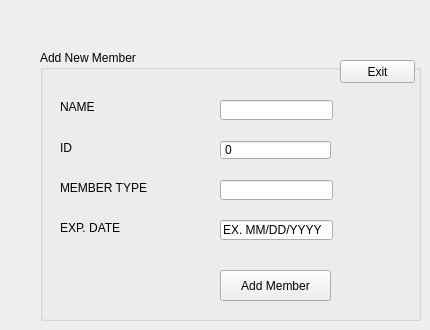
    <widget class="QWidget" name="AddMember">
     <widget class="QGroupBox" name="groupBox_17">
      <property name="geometry">
       <rect>
        <x>40</x>
        <y>50</y>
        <width>381</width>
        <height>271</height>
       </rect>
      </property>
      <property name="title">
       <string>Add New Member</string>
      </property>
      <widget class="QLineEdit" name="lineEdit_newName">
       <property name="geometry">
        <rect>
         <x>180</x>
         <y>50</y>
         <width>113</width>
         <height>20</height>
        </rect>
       </property>
      </widget>
      <widget class="QLabel" name="label_4">
       <property name="geometry">
        <rect>
         <x>20</x>
         <y>50</y>
         <width>47</width>
         <height>13</height>
        </rect>
       </property>
       <property name="text">
        <string>NAME</string>
       </property>
      </widget>
      <widget class="QLabel" name="label_5">
       <property name="geometry">
        <rect>
         <x>20</x>
         <y>90</y>
         <width>91</width>
         <height>16</height>
        </rect>
       </property>
       <property name="text">
        <string>ID</string>
       </property>
      </widget>
      <widget class="QLineEdit" name="lineEdit_newMemType">
       <property name="geometry">
        <rect>
         <x>180</x>
         <y>130</y>
         <width>113</width>
         <height>20</height>
        </rect>
       </property>
      </widget>
      <widget class="QLabel" name="label_6">
       <property name="geometry">
        <rect>
         <x>20</x>
         <y>130</y>
         <width>111</width>
         <height>16</height>
        </rect>
       </property>
       <property name="text">
        <string>MEMBER TYPE</string>
       </property>
      </widget>
      <widget class="QLineEdit" name="lineEdit_newExpDate">
       <property name="geometry">
        <rect>
         <x>180</x>
         <y>170</y>
         <width>113</width>
         <height>20</height>
        </rect>
       </property>
       <property name="text">
        <string>EX. MM/DD/YYYY</string>
       </property>
      </widget>
      <widget class="QLabel" name="label_7">
       <property name="geometry">
        <rect>
         <x>20</x>
         <y>170</y>
         <width>141</width>
         <height>16</height>
        </rect>
       </property>
       <property name="text">
        <string>EXP. DATE</string>
       </property>
      </widget>
      <widget class="QLabel" name="label_newMemStatus">
       <property name="geometry">
        <rect>
         <x>20</x>
         <y>240</y>
         <width>111</width>
         <height>21</height>
        </rect>
       </property>
       <property name="text">
        <string/>
       </property>
      </widget>
      <widget class="QPushButton" name="pushButton_addFinish">
       <property name="geometry">
        <rect>
         <x>180</x>
         <y>220</y>
         <width>111</width>
         <height>31</height>
        </rect>
       </property>
       <property name="text">
        <string>Add Member</string>
       </property>
      </widget>
      <widget class="QPushButton" name="pushButton_Exit">
       <property name="geometry">
        <rect>
         <x>300</x>
         <y>10</y>
         <width>75</width>
         <height>23</height>
        </rect>
       </property>
       <property name="text">
        <string>Exit</string>
       </property>
      </widget>
      <widget class="QSpinBox" name="addId">
       <property name="geometry">
        <rect>
         <x>180</x>
         <y>90</y>
         <width>111</width>
         <height>20</height>
        </rect>
       </property>
       <property name="buttonSymbols">
        <enum>QAbstractSpinBox::NoButtons</enum>
       </property>
       <property name="maximum">
        <number>99999999</number>
       </property>
      </widget>
     </widget>
    </widget>
